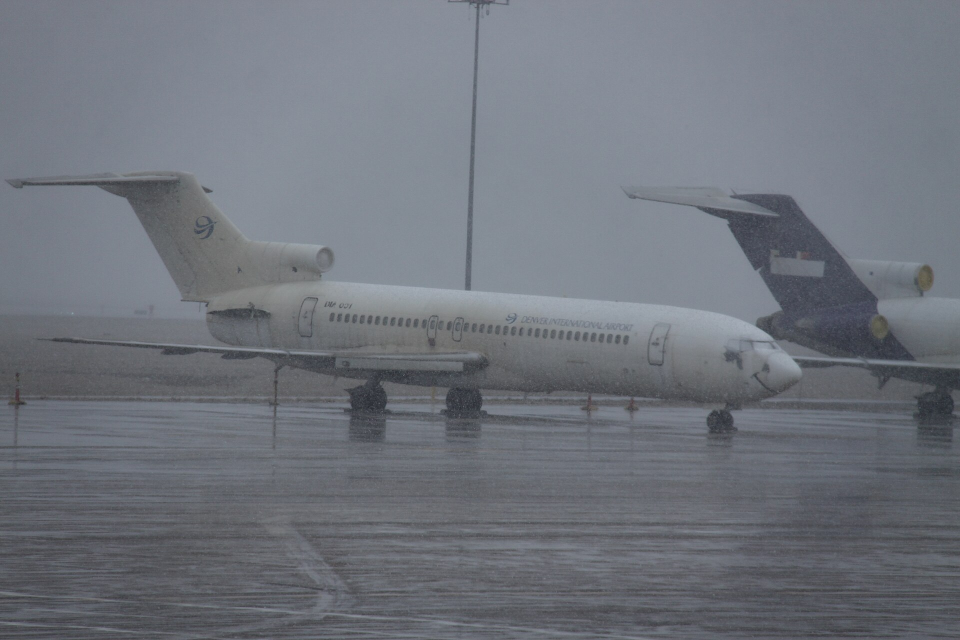
#> input picture la_cosa_nuestra/miniaturas/assets/bg_727_niebla.jpg, 1920 x 1280 px (shown at 1/2 size)
$ python miniatura_documental.py
#> lines starting #> are read from the running program, lines starting #| are printed output that depends on the picture; after the words box and inside, x2 and y2 are one past the last pixel; in counts of white or black regions, pixels touching at a corner belong together
### la_cosa_nuestra/miniaturas/crear_miniaturas.py
#!/usr/bin/env python3
"""Miniaturas 1280x720 para 'El Señor de los Cielos' (Amado Carrillo Fuentes). Diseño propio inspirado en el estilo de
las miniaturas de referencia (rostro recortado con brillo rojo, número/texto enorme, círculo rojo, papel rasgado, sangre).
Uso: python3 crear_miniaturas.py [carpeta_salida]"""
import math, os, random, sys
import cv2, numpy as np
from PIL import Image, ImageDraw, ImageFilter, ImageFont

AQUI = os.path.dirname(os.path.abspath(__file__))
A = lambda n: os.path.join(AQUI, "assets", n)
W, H = 1280, 720
FONT = "/usr/share/fonts/opentype/inter/Inter-Black.otf"
ROJO = (214, 24, 24); AMARILLO = (255, 214, 10); BLANCO = (255, 255, 255)


def font(sz): return ImageFont.truetype(FONT, sz)


def cover(im, w, h, cx=0.5, cy=0.5):
    s = max(w / im.width, h / im.height)
    im = im.resize((int(im.width * s) + 1, int(im.height * s) + 1), Image.LANCZOS)
    x = int((im.width - w) * cx); y = int((im.height - h) * cy)
    return im.crop((x, y, x + w, y + h))


def cargar(n): return Image.open(A(n)).convert("RGB")


def vineta(im, fuerza=0.75):
    a = np.asarray(im).astype(np.float32)
    yy, xx = np.mgrid[0:a.shape[0], 0:a.shape[1]]
    d = np.sqrt(((xx - a.shape[1] / 2) / (a.shape[1] / 2)) ** 2 + ((yy - a.shape[0] / 2) / (a.shape[0] / 2)) ** 2)
    m = 1 - fuerza * np.clip(d - 0.45, 0, 1) ** 1.4
    return Image.fromarray(np.clip(a * m[..., None], 0, 255).astype(np.uint8))


# [11 lines left out: functions grano, tinte, not called in this run]


def rostro(altura):
    """recorte del rostro con bordes limpios (quita los restos de las rejillas del fondo)"""
    im = Image.open(A("cara_recorte.png")).convert("RGBA")
    al = np.asarray(im.split()[3])
    k = cv2.getStructuringElement(cv2.MORPH_ELLIPSE, (41, 41))
    al = cv2.morphologyEx(al, cv2.MORPH_OPEN, k)
    n, lab, st, _ = cv2.connectedComponentsWithStats((al > 128).astype(np.uint8))
    if n > 1:
        al = np.where(lab == 1 + np.argmax(st[1:, 4]), al, 0).astype(np.uint8)
    al = cv2.GaussianBlur(al, (0, 0), 2.2)
    rgb = np.asarray(im.convert("RGB")).astype(np.float32)
    g = rgb.mean(axis=2, keepdims=True)
    g = np.clip((g - 20) * 1.18, 0, 255)                          # mas contraste, blanco y negro duro
    out = Image.fromarray(np.dstack([np.repeat(g, 3, 2), al[..., None]]).astype(np.uint8), "RGBA")
    ys, xs = np.nonzero(al > 20)
    out = out.crop((xs.min(), ys.min(), xs.max() + 1, ys.max() + 1))
    return out.resize((int(out.width * altura / out.height), altura), Image.LANCZOS)


# [31 lines left out: functions con_brillo, texto, not called in this run]


def ancho_texto(s, sz, trazo=8):
    b = font(sz).getbbox(s, stroke_width=trazo)
    return b[2] - b[0]


# [24 lines left out: functions ajustar, sangre, not called in this run]


def rasgado(w, h, seed=1, amp=9, paso=14):
    """mascara L de un trozo de papel con los bordes rasgados"""
    r = random.Random(seed); pts = []
    for x in range(0, w, paso): pts.append((x, r.uniform(-amp, amp)))
    for y in range(0, h, paso): pts.append((w + r.uniform(-amp, amp), y))
    for x in range(w, 0, -paso): pts.append((x, h + r.uniform(-amp, amp)))
    for y in range(h, 0, -paso): pts.append((r.uniform(-amp, amp), y))
    m = Image.new("L", (w, h), 0)
    ImageDraw.Draw(m).polygon([(x + 0, y + 0) for x, y in pts], fill=255)
    return m


def papel_rasgado(base, foto, caja, seed=1, rot=0, borde=10):
    """pega 'foto' (RGB) con borde de papel blanco rasgado y sombra en 'caja' = (x, y, w, h)"""
    x, y, w, h = caja
    foto = cover(foto, w, h)
    mf = rasgado(w, h, seed, amp=6, paso=12)
    W2, H2 = w + 2 * borde, h + 2 * borde
    mp = rasgado(W2, H2, seed + 7, amp=8, paso=10)
    papel = Image.new("RGBA", (W2, H2), (238, 232, 218, 255)); papel.putalpha(mp)
    papel.paste(foto, (borde, borde), mf)
    sh = Image.new("RGBA", (W2 + 60, H2 + 60), (0, 0, 0, 0))
    sh.paste(Image.new("RGBA", (W2, H2), (0, 0, 0, 190)), (30, 30), mp)
    sh = sh.filter(ImageFilter.GaussianBlur(10))
    pieza = Image.new("RGBA", (W2 + 60, H2 + 60), (0, 0, 0, 0)); pieza.alpha_composite(sh, (10, 12)); pieza.alpha_composite(papel, (30, 30))
    if rot: pieza = pieza.rotate(rot, resample=Image.BICUBIC, expand=True)
    b = base.convert("RGBA"); cx, cy = x + w // 2, y + h // 2
    b.alpha_composite(pieza, (cx - pieza.width // 2, cy - pieza.height // 2))
    return b.convert("RGB")


# [168 lines left out: functions circulo_flecha, cinta, sello, v1, v2, corcho and 5 more, not called in this run]


# [2 lines that do not run on import are left out]

### la_cosa_nuestra/miniaturas/miniatura_documental.py
#!/usr/bin/env python3
"""Miniatura estilo 'collage documental' (fotos rasgadas, expediente de fondo, rostro grande en COLOR).
El color del rostro es una colorizacion estimada (mapa de color por luminosidad) sobre la ficha en blanco y negro.
Uso: python3 miniatura_documental.py [carpeta_salida]"""
import os, sys, random
import numpy as np
from PIL import Image, ImageDraw, ImageFilter
from crear_miniaturas import *

RAMPA = [(0, (8, 7, 8)), (50, (46, 34, 30)), (110, (130, 94, 80)), (170, (190, 146, 124)), (215, (222, 180, 156)), (255, (240, 212, 192))]


def colorizar(cara):
    rgba = np.asarray(cara).astype(np.float32); g = rgba[..., 0]
    xs = [p for p, _ in RAMPA]
    out = np.stack([np.interp(g, xs, [c[i] for _, c in RAMPA]) for i in range(3)], -1)
    ojos = np.clip((g - 215) / 30, 0, 1)[..., None]                         # blancos mas neutros (ojos, dientes)
    out = out * (1 - 0.35 * ojos) + 240 * 0.35 * ojos
    h = np.zeros_like(g); h[g < 55] = 1                                     # pelo/barba: marron muy oscuro, no negro puro
    out = out + h[..., None] * np.array([10, 5, 2])
    return Image.fromarray(np.dstack([np.clip(out, 0, 255), rgba[..., 3]]).astype(np.uint8), "RGBA")


def tira_texto(d, x, y, w, color, seed, n, alto=7, sep=17):
    r = random.Random(seed)
    for i in range(n):
        d.rectangle((x, y + i * sep, x + w * r.uniform(0.45, 1.0), y + i * sep + alto), fill=color)


def expediente(base, xy, tam, rot, mug, rojo=True):
    w, h = tam
    pg = Image.new("RGBA", (w, h), (232, 226, 208, 255)); d = ImageDraw.Draw(pg)
    d.rectangle((0, 0, w, 36), fill=(200, 190, 168, 255)); tira_texto(d, 16, 10, w * 0.5, (90, 80, 70, 255), 1, 1, 14)
    tira_texto(d, 16, 60, w * (0.55 if mug is not None else 0.95), (120, 112, 100, 255), 2, 9)
    tira_texto(d, 16, h - 120, w - 40, (120, 112, 100, 255), 3, 6)
    if rojo:
        for yy, ww in ((88, 150), (122, 110), (190, 170)): d.rectangle((16, yy, 16 + ww, yy + 11), fill=(40, 40, 40, 255))
    if mug is not None:
        m = mug.resize((int(w * 0.32), int(w * 0.32 * 1.15)), Image.LANCZOS)
        pg.paste(m, (w - m.width - 20, 54))
        d.rectangle((w - m.width - 20, 54, w - 20, 54 + m.height), outline=(60, 60, 60, 255), width=2)
    sh = Image.new("RGBA", (w + 60, h + 60), (0, 0, 0, 0)); sh.paste(Image.new("RGBA", (w, h), (0, 0, 0, 200)), (30, 30)); sh = sh.filter(ImageFilter.GaussianBlur(12))
    can = Image.new("RGBA", (w + 60, h + 60), (0, 0, 0, 0)); can.alpha_composite(sh, (8, 10)); can.alpha_composite(pg, (30, 30))
    can = can.rotate(rot, resample=Image.BICUBIC, expand=True)
    b = base.convert("RGBA"); b.alpha_composite(can, (int(xy[0] - can.width / 2), int(xy[1] - can.height / 2))); return b.convert("RGB")


def realzar(im, brillo=1.0, sat=1.12, contraste=1.1):
    a = np.asarray(im).astype(np.float32)
    g = a.mean(axis=2, keepdims=True); a = g + (a - g) * sat
    a = (a - 128) * contraste + 128 + (brillo - 1) * 128
    return Image.fromarray(np.clip(a, 0, 255).astype(np.uint8))


def fondo_collage(var="A"):
    """collage a pantalla completa: una foto de fondo que llena el cuadro + fotos grandes rasgadas que casi lo cubren"""
    if var == "A":
        fondo, piezas = "bg_727_niebla.jpg", [("bg_aerea_mexico.jpg", (900, 185, 800, 390), -2, 4), ("bg_learjet.jpg", (700, 545, 640, 350), 3, 3),
                                              ("bg_727_noche.jpg", (1110, 545, 540, 350), -3, 5)]
    else:
        fondo, piezas = "bg_skyline.jpg", [("bg_torre.jpg", (900, 185, 800, 390), -2, 4), ("bg_727_noche.jpg", (700, 545, 640, 350), 3, 3),
                                           ("bg_727_niebla.jpg", (1110, 545, 540, 350), -3, 5)]
    im = realzar(cover(cargar(fondo), W, H), 0.78, 1.0, 1.05)
    for nom, (cx, cy, w, h), rot, sd in piezas:
        im = papel_rasgado(im, realzar(cargar(nom)), (cx - w // 2, cy - h // 2, w, h), seed=sd, rot=rot, borde=8)
    return vineta(im, 0.3)


def base(var="A"):
    im = fondo_collage(var)
    return expediente(im, (1090, 175), (350, 280), 5, None)


def con_cara(im):
    cara = colorizar(rostro(740))
    return con_brillo(im, cara, (10, H - cara.height + 25), (200, 25, 25), radio=22, intens=0.55, borde=11, borde_color=(235, 230, 215))


def va(var="A"):
    return grano(vineta(con_cara(base(var)), 0.3), 4)


def main(out):
    os.makedirs(out, exist_ok=True)
    for n, f in (("miniatura_V6_documental_sin_texto_A", lambda: va("A")), ("miniatura_V6_documental_sin_texto_B", lambda: va("B"))):
#> in cargar, returned value is the input picture: PIL image 1920x1280 RGB; mean R, G, B 111.4, 115.9, 124.2
#> in cover, `s = max(w / im.width, h / im.height)`: s = 0.667
#> call 2 of cargar, with n = 'bg_aerea_mexico.jpg'
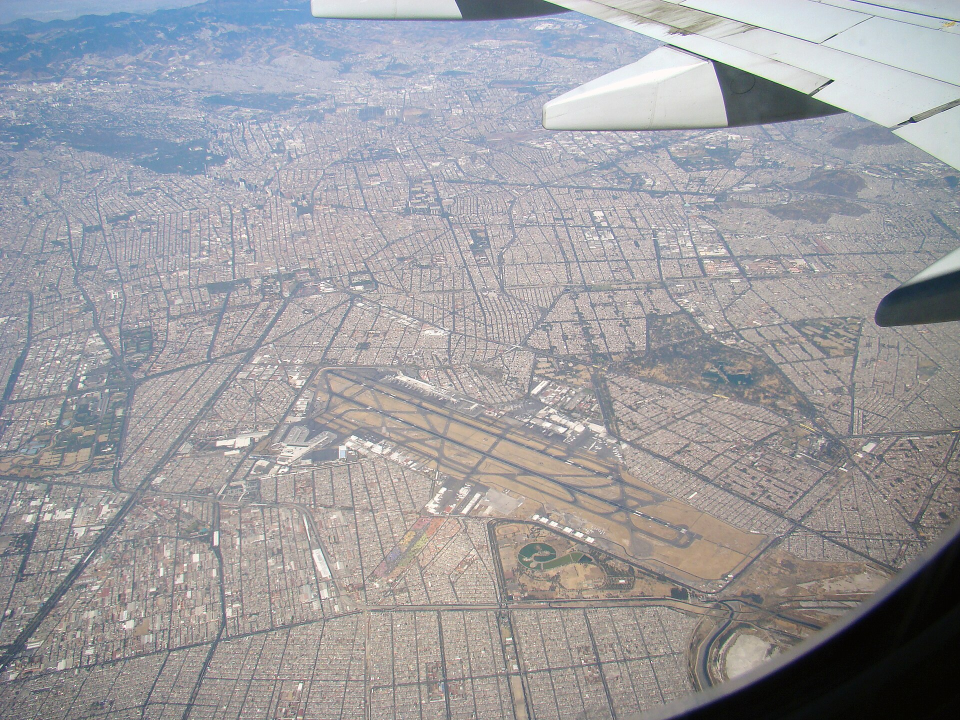
#> input picture la_cosa_nuestra/miniaturas/assets/bg_aerea_mexico.jpg, 1920 x 1440 px (shown at 1/2 size)
#> in cargar, returned value is the input picture: PIL image 1920x1440 RGB; mean R, G, B 157.4, 156.5, 160
#> in papel_rasgado, `x, y, w, h = caja`: x = 500; y = -10; w = 800; h = 390
#> call 2 of cover, with w = 800, h = 390, cx = 0.5, cy = 0.5
#> in cover (call 2), `s = max(w / im.width, h / im.height)`: s = 0.417
#> in cover (call 2), `y = int((im.height - h) * cy)`: y = 105
#> in cover (call 2), `return im.crop((x, y, x + w, y + h))`:
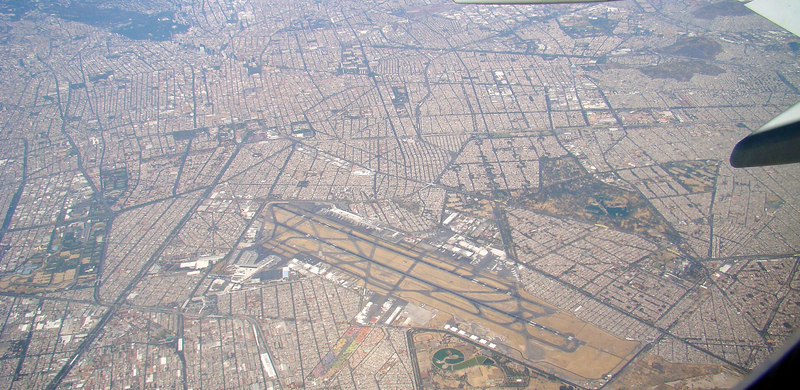
#> returned value: PIL image 800x390 RGB; mean R, G, B 165.3, 161.4, 164.1
#> after the loop in rasgado, `for y in range(0, h, paso): pts.append((w + r.uniform(-amp, amp), y))`: pts = 100 pairs, first value 0 to 805.6, second value -5.48 to 384
#> after the loop in rasgado, `for x in range(w, 0, -paso): pts.append((x, h + r.uniform(-amp, amp)))`: pts = 167 pairs, first value 0 to 805.6, second value -5.48 to 396
#> after the loop in rasgado, `for y in range(h, 0, -paso): pts.append((r.uniform(-amp, amp), y))`: pts = 200 pairs, first value -5.96 to 805.6, second value -5.48 to 396
#> in rasgado, `m = Image.new("L", (w, h), 0)`: m: PIL image 800x390 L; every value is 0
#> in rasgado, `ImageDraw.Draw(m).polygon([(x + 0, y + 0) for x, y in pts], fill=255)`:
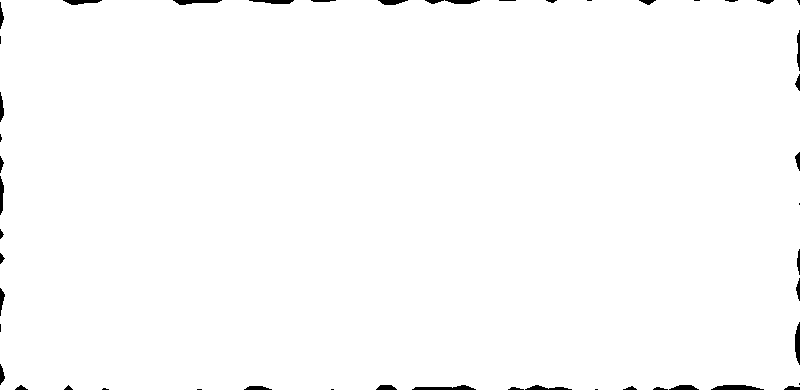
#> m: PIL image 800x390 L; 99.1% white; 50 black regions (14 under 20 px), largest, box (x1, y1, x2, y2) and area: (711, 385, 764, 390) 199, (412, 385, 476, 390) 196, (795, 322, 800, 365) 163
#> in papel_rasgado, `W2, H2 = w + 2 * borde, h + 2 * borde`: W2 = 816; H2 = 406
#> in rasgado (call 2), `m = Image.new("L", (w, h), 0)`: m: PIL image 816x406 L; every value is 0
#> in rasgado (call 2), `ImageDraw.Draw(m).polygon([(x + 0, y + 0) for x, y in pts], fill=255)`: m: PIL image 816x406 L; 99% white; 62 black regions (19 under 20 px), largest, box (x1, y1, x2, y2) and area: (354, 0, 396, 7) 213, (0, 160, 7, 206) 192, (502, 399, 533, 406) 169
#> in papel_rasgado, `sh = Image.new("RGBA", (W2 + 60, H2 + 60), (0, 0, 0, 0))`: sh: PIL image 876x466 RGBA; every value is 0
#> in papel_rasgado, `if rot: pieza = pieza.rotate(rot, resample=Image.BICUBIC, expand=True)`:
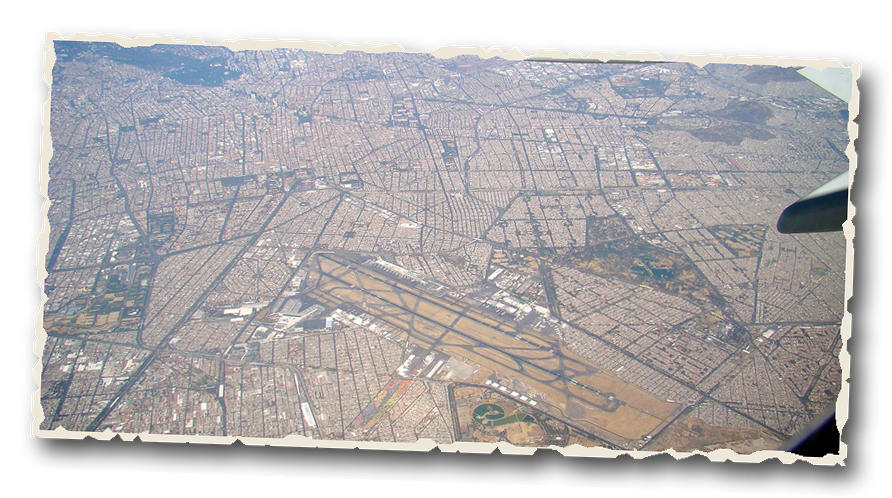
#> pieza: PIL image 892x498 RGBA; mean R, G, B, A 125.2, 122.2, 123.5, 194.6; transparent parts drawn white
#> in papel_rasgado, `cx, cy = (x + w // 2, y + h // 2)`: cx = 900; cy = 185
#> in expediente, `sh = Image.new('RGBA', (w + 60, h + 60), (0, 0, 0, 0))`: sh: PIL image 410x340 RGBA; every value is 0
#> in expediente, `can.alpha_composite(pg, (30, 30))`:
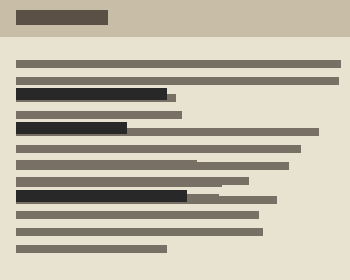
#> pg: PIL image 350x280 RGBA; mean R, G, B, A 190.9, 184.2, 168.2, 255
#> in expediente, `can = can.rotate(rot, resample=Image.BICUBIC, expand=True)`:
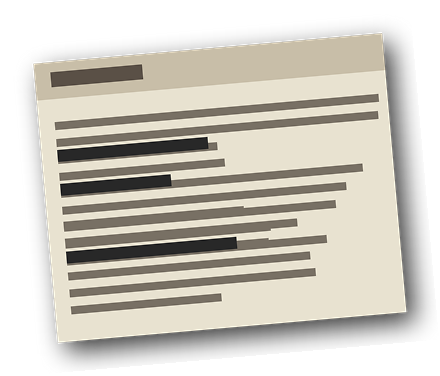
#> can: PIL image 440x376 RGBA; mean R, G, B, A 113.4, 109.5, 99.9, 159.9; transparent parts drawn white
#> in expediente, `b.alpha_composite(can, (int(xy[0] - can.width / 2), int(xy[1] - can.he`:
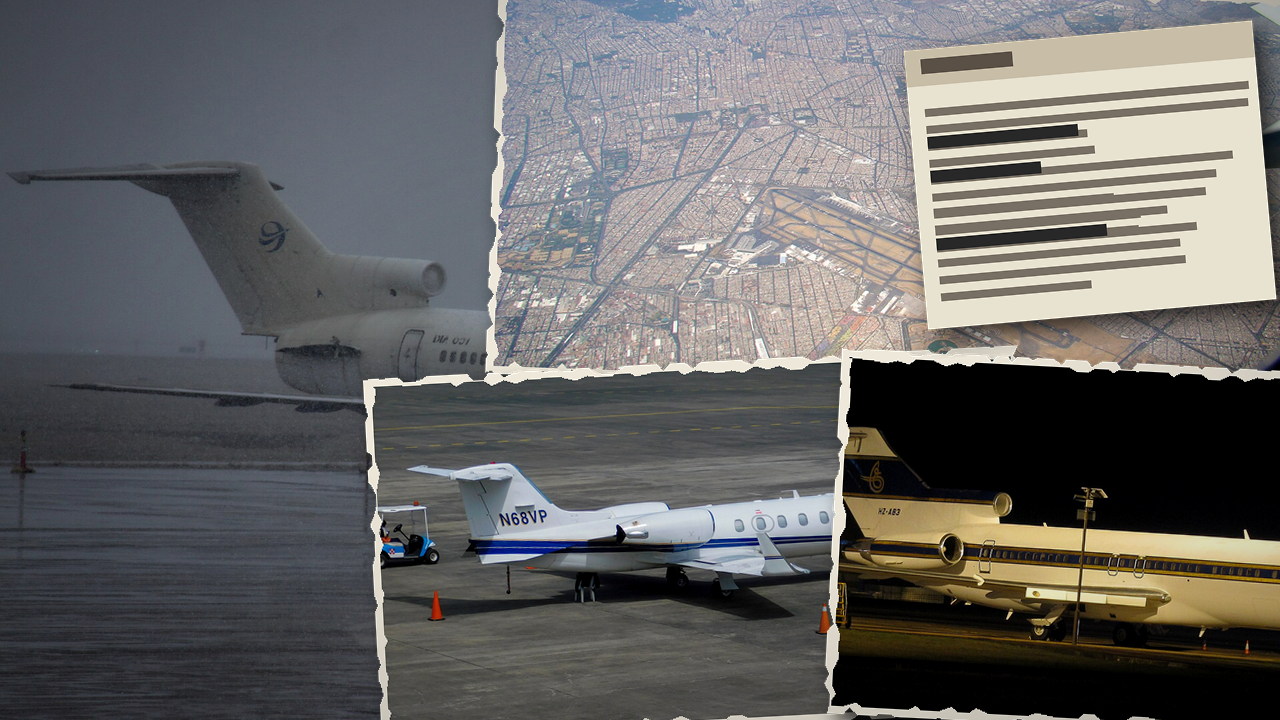
#> b: PIL image 1280x720 RGBA; mean R, G, B, A 103.4, 102.5, 101.6, 255
        r = os.path.join(out, n + ".jpg"); f().save(r, quality=90, optimize=True); print(r, os.path.getsize(r) // 1024, "KB")


if __name__ == "__main__":
#> (the run stopped early here; a loop or call above may not have finished)
